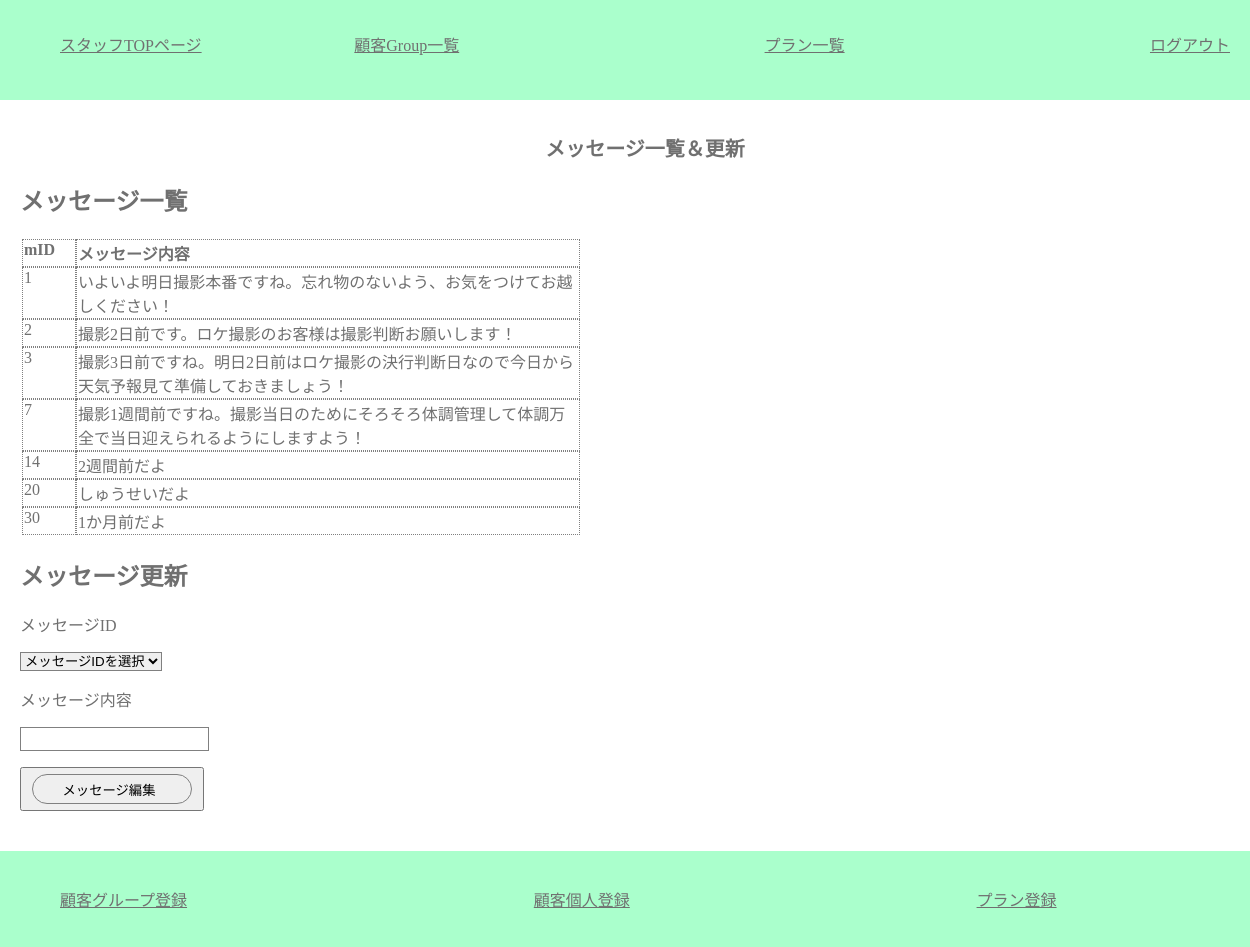
Before: /staff/message_list.php?err=1 (signed in) with the older database file.
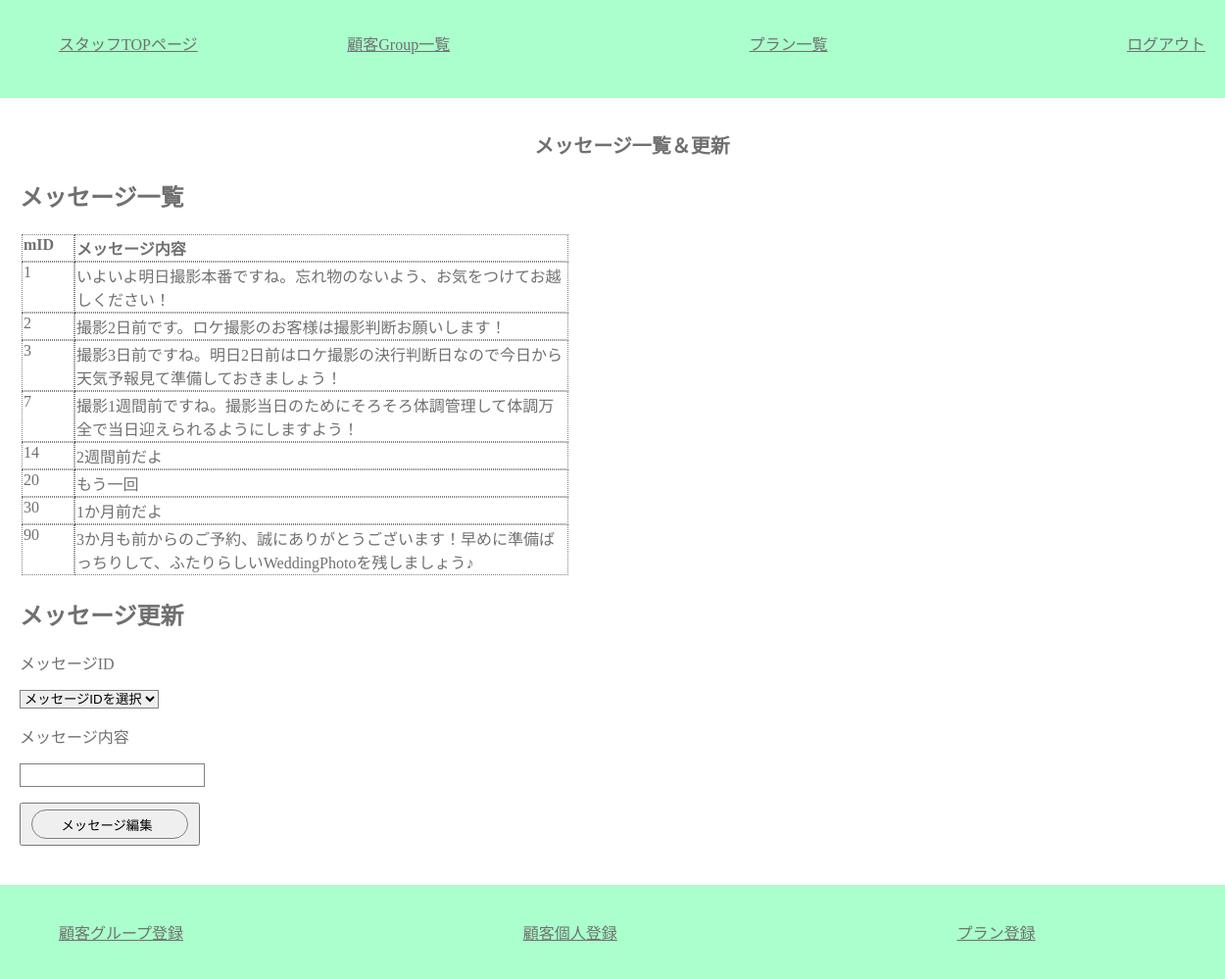
After: the same page with the newer database file.
### tables this page shows
CREATE TABLE `messages` (
  `m_id` int(11) NOT NULL,
  `m_body` varchar(64) NOT NULL
);

### class/meeting.class.php (called while the page is built, shortened)
<?php
class Meeting{
	public $pdo;
	public function __construct(){
		$host  = "localhost";
		$dbname= "meeting_app";
		$dbuser= "root";
		$dbpass= "";
		$dsn = "mysql:host={$host};dbname={$dbname};charset=utf8";
		$this->pdo = new PDO($dsn,$dbuser,$dbpass);
	}
	public function getMessage() {
		$sql="SELECT * FROM messages";
		$rs = $this->pdo->query($sql);
		$row = $rs->fetchAll(PDO::FETCH_ASSOC);
		return $row;
	}
}
?>

### staff/message_list.php (the view, shortened to what this page needs)
<?php
require_once("../class/meeting.class.php");
$obj =new Meeting();
function h($str) {
	return htmlspecialchars($str,ENT_QUOTES);
}
$msgs =$obj->getMessage();
?>
<?php require_once("header_for_staff.php"); ?>
		<main>
			<h1>メッセージ一覧＆更新</h1>
			<section>
				<h2>メッセージ一覧</h2>
				<table class="list">
					<tr>
						<th class="list_id_num">mID</th><th class="list_mbody">メッセージ内容</th>
					</tr>
					<?php foreach($msgs as $msg): ?>
					<tr>
						<td class="list_id_num"><?php echo intVal($msg["m_id"]);?></td>
						<td class="list_mbody"><?php echo h($msg["m_body"]); ?></td>
					</tr>
					<?php endforeach; ?>
				</table>
			</section>
			<section>
				<h2>メッセージ更新</h2>
				<form action="exec_msg_add.php" method="post">
					<p>メッセージID</p>
					<p>
						<select name="m_id">
							<option>メッセージIDを選択</option>
						</select>
					</p>
					<p>メッセージ内容</p>
					<p><input type="text" name="m_body" value=""></p>
					<button><input type="submit" value="メッセージ編集" name="update" id="m_update"></button>
				</form>
			</section>
		</main>
<?php include("footer_for_staffpage.php"); ?>

Changed rows visible on the page:
changed messages id 20: m_body "しゅうせいだよ" → "もう一回"
added messages: m_id "90", m_body "3か月も前からのご予約、誠にありがとうございます！早めに準備ばっちりして、ふたりらしいWeddingPhotoを残しましょう♪"
